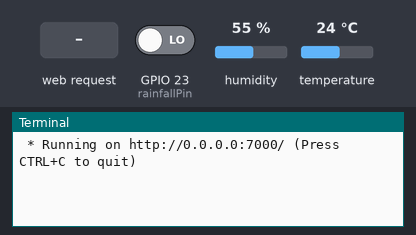
Bench run of a program on a simulated Raspberry Pi (BCM pin numbers). On the bench: the last lines printed to the terminal. The test bench sets the inputs (shaded band); at power-on: GPIO 23 (rainfallPin) LOW, humidity 55 %, temperature 24 °C. The clock reads 2024-03-15 10:24:30 at power-on unless the program sets it.

Above: at 1.2 s.
1.3 s: HTTP request for /rainfall received
At 1.8 s:
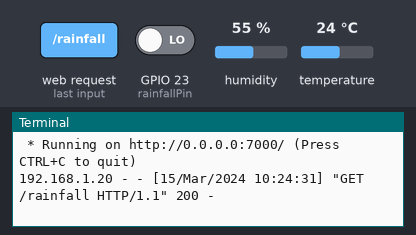
2.8 s: HTTP request for /rainfall received with the fields format=json
At 4.0 s:
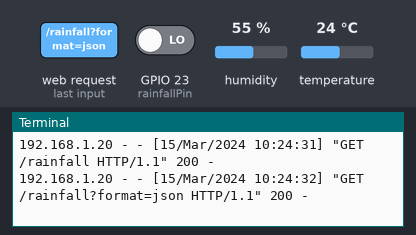
4.3 s: HTTP request for /temperature received
At 5.4 s:
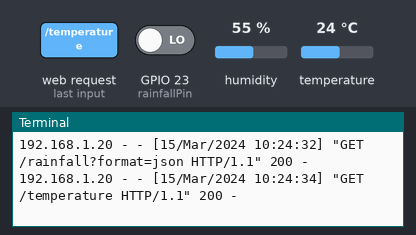
6.3 s: HTTP request for /temperature received with the fields format=json
At 8.0 s:
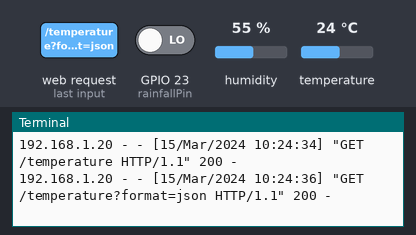
8.3 s: HTTP request for /humidity received
At 9.6 s:
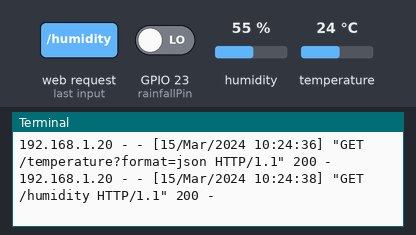
10.3 s: HTTP request for /humidity received with the fields format=json
At 11.2 s:
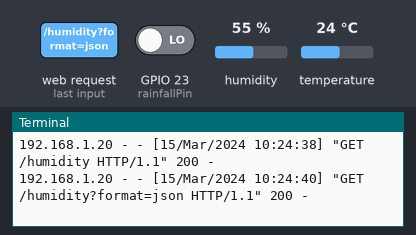

Measured:
- after the input at 1.3 s, the terminal: prints a new line at once (image 1)
- after the input at 2.8 s, the terminal: prints a new line at once (image 2)
- after the input at 4.3 s, the terminal: prints a new line after 0.53 s (image 3)
- after the input at 6.3 s, the terminal: prints a new line after 0.53 s (image 4)
- after the input at 8.3 s, the terminal: prints a new line after 0.53 s (image 5)
- after the input at 10.3 s, the terminal: prints a new line after 0.53 s (image 6)

The program:

weather-station.py
```python
import RPi.GPIO as GPIO
from flask import Flask
from flask import request
from flask import jsonify
from time import sleep
import Adafruit_DHT

rainfallPin = 23
millimetersPerTick = 0.455
rainfallTicks = 0
dht22Pin = 17

def rainfallTick(channel):
  global rainfallTicks
  print("Rainfall tick")
  rainfallTicks = rainfallTicks + 1

GPIO.setmode(GPIO.BCM)
GPIO.setup(rainfallPin, GPIO.IN, pull_up_down=GPIO.PUD_DOWN)
GPIO.add_event_detect(rainfallPin, GPIO.FALLING, callback=rainfallTick, bouncetime=300)
app = Flask(__name__)

@app.route('/rainfall', methods=['GET'])
def rainfall_endpoint():
  global rainfallTicks
  format = request.args.get('format')
  rainfallMillimeters = rainfallTicks * millimetersPerTick
  rainfallTicks = 0
  if format == "json":
    return jsonify(rainfall=rainfallMillimeters), 200
  else:
    return str(rainfallMillimeters), 200

@app.route('/temperature', methods=['GET'])
def temperature_endpoint():
  format = request.args.get('format')
  humidity, temperature = Adafruit_DHT.read_retry(Adafruit_DHT.DHT22, dht22Pin)
  if temperature is not None:
    if format == "json":
      return jsonify(temperature=temperature), 200
    else:
      return str(temperature), 200
  return "Error while reading temperature", 500

@app.route('/humidity', methods=['GET'])
def humidity_endpoint():
  format = request.args.get('format')
  humidity, temperature = Adafruit_DHT.read_retry(Adafruit_DHT.DHT22, dht22Pin)
  if humidity is not None:
    if format == "json":
      return jsonify(humidity=humidity), 200
    else:
      return str(humidity), 200
  return "Error while reading humidity", 500

if __name__ == '__main__':
  app.run(host='0.0.0.0', port=7000)
  GPIO.cleanup()
```
